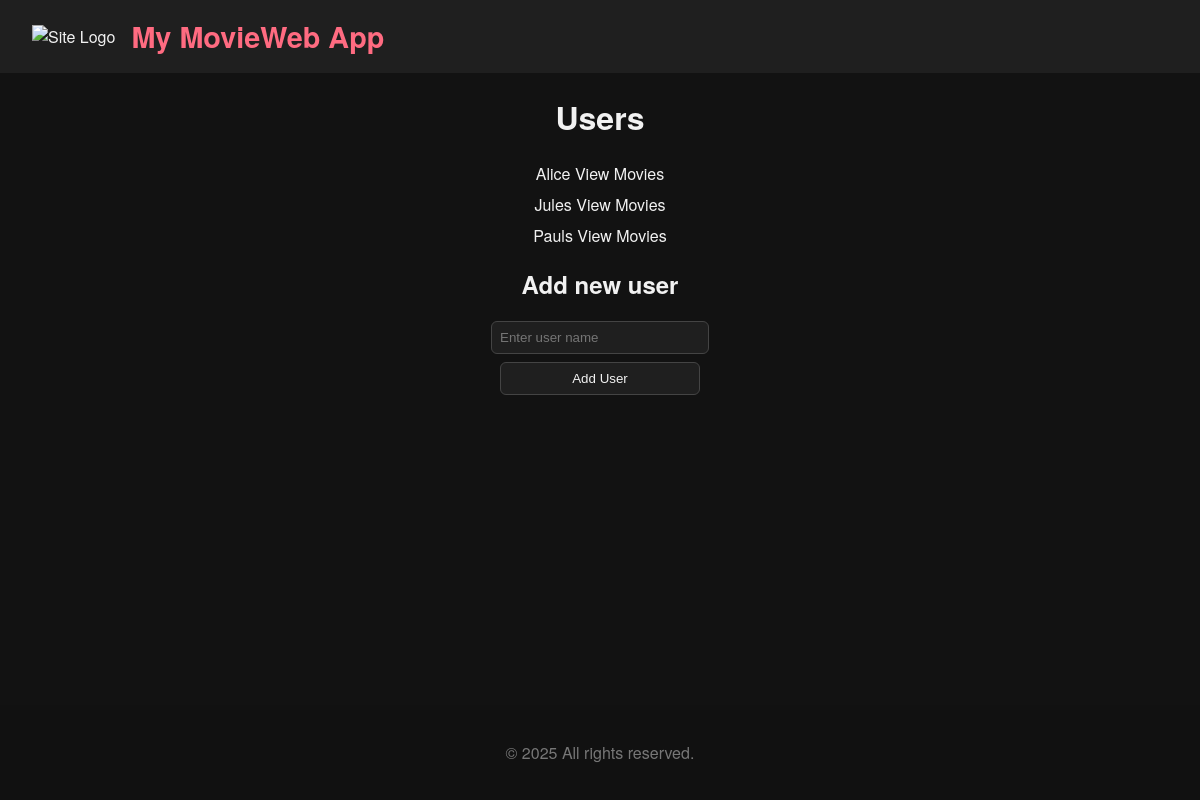
Before: / with the older database file.
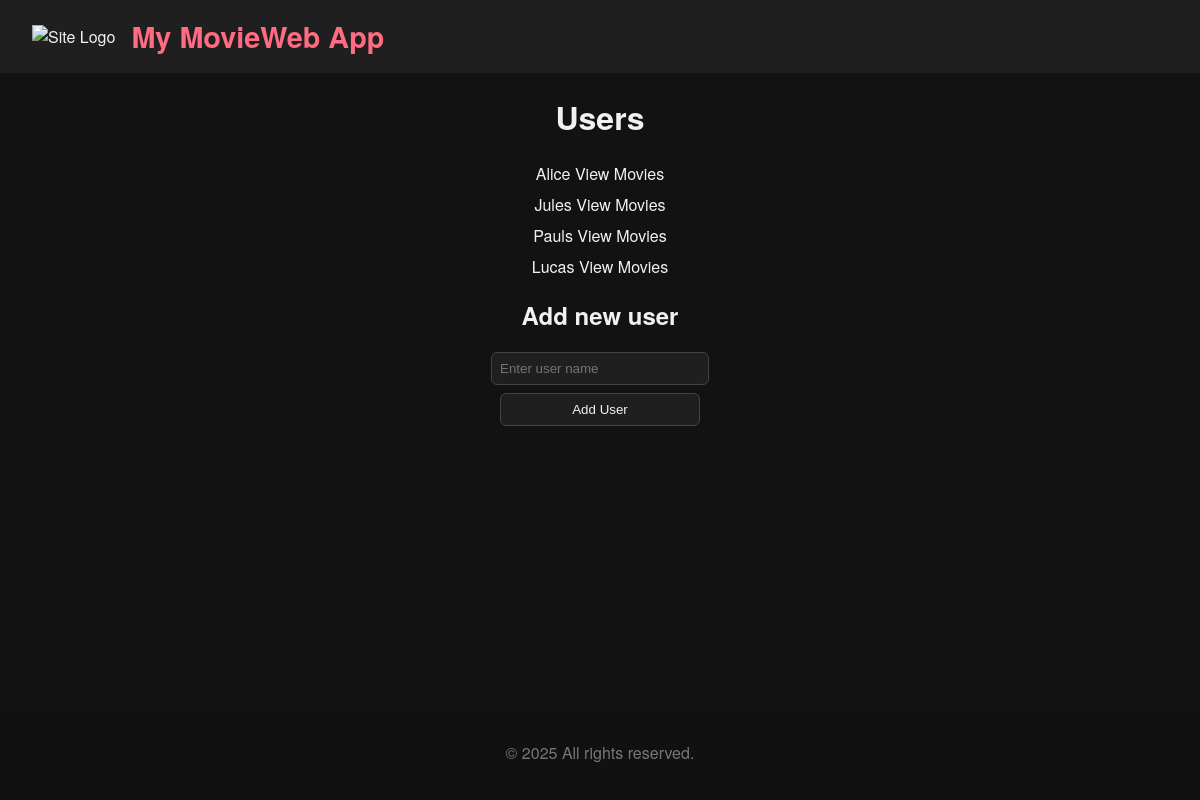
After: the same page with the newer database file.
### models.py (models this page shows)
class User(db.Model):
    id = db.Column(db.Integer, primary_key=True)
    name = db.Column(db.String(100), nullable=False)
    movies = db.relationship(
        "Movie", backref="user", lazy="select", cascade="all, delete-orphan"
    )  # movie.user to get "owner"

### app.py (the view, shortened to what this page needs)
@app.route("/", methods=["GET", "POST"])
def home():
    print(data_manager.get_all_users())  # Debug: sollte eine Liste ausgeben
    users = User.query.all()
    return render_template("index.html", users=users)

### data_manager.py (called while the page is built)
    def get_all_users(self):
        try:
            users = User.query.all()
            return users
        except Exception as e:
            print(f" Error: {e}")
            db.session.rollback()
            return []

### templates/index.html (shortened to what this page needs)
{% extends "base.html" %}
{% block content %}
<h1>Users</h1>
<ul class="user-list">
    {% for user in users %}
    <li>
        {{ user.name }}
        <a href="{{ url_for('user_movies', user_id=user.id) }}">View Movies</a>
    </li>
    {% else %}
    <li>No users found</li>
    {% endfor %}
</ul>
<h2>Add new user</h2>
<form action="{{ url_for('home') }}" method="POST">
    <input type="text" name="name" placeholder="Enter user name" required>
    <button type="submit">Add User</button>
</form>
{% endblock %}

### templates/base.html (shortened to what this page needs)
<!DOCTYPE html>
<html lang="en">
<head>
    <link rel="stylesheet" href="{{ url_for('static', filename='style.css') }}">
</head>
<body>
    <div class="page-wrap">
        <header class="site-header">
            <a href="{{ url_for('home') }}" class="logo-link">
                <img src="{{ url_for('static', filename='logo.svg') }}" alt="Site Logo" class="site-logo">
            </a>
            <h1 class="site-title">My MovieWeb App</h1>
        </header>
        <main class="container">
            {% block content %}{% endblock %}
        </main>
        <footer class="site-footer">
            <p>&copy; 2025 All rights reserved.</p>
        </footer>
    </div>
</body>
</html>

### static/style.css (style rules this page uses)
html, body { height: 100%; margin: 0; padding: 0; box-sizing: border-box; font-family: 'Helvetica Neue', Arial, sans-serif; background-color: #121212; color: #f1f1f1; }
.page-wrap { min-height: 100%; display: flex; flex-direction: column; }
.site-header { display: flex; align-items: center; gap: 1rem; padding: 1rem 2rem; background: #1f1f1f; }
.site-logo { height: 50px; width: auto; }
.site-title { font-size: 1.8rem; color: #ff6b81; margin: 0; }
a { color: #f1f1f1; text-decoration: none; transition: 0.3s; }
button, input[type="submit"] { background-color: #ff6b81; color: #fff; border: none; padding: 0.5rem 1rem; border-radius: 6px; cursor: pointer; transition: 0.3s; }
form { display: flex; flex-direction: column; align-items: center; gap: 0.5rem; margin: 1rem auto; }
form input[type="text"], form input[type="number"], form button { width: 200px; padding: 0.5rem; border-radius: 6px; border: 1px solid #444; background-color: #1f1f1f; color: #f1f1f1; }
.container { width: 90%; max-width: 1000px; margin: 0 auto; text-align: center; }
.user-list { list-style: none; padding: 0; }
.user-list li { margin: 0.5rem 0; }
.site-footer { margin-top: auto; padding: 20px; text-align: center; background: #111; color: #777; }

Changed rows visible on the page:
added User: name "Lucas"
